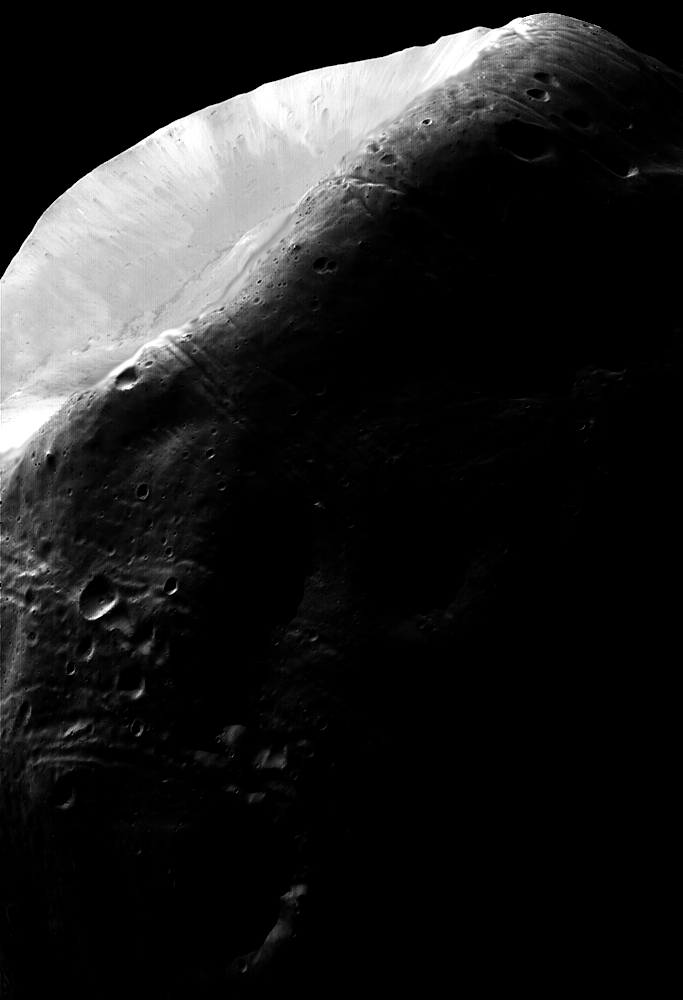
%> input picture images/moon.tif, 683 x 1000 px
$ octave w7_3.m   (GNU Octave 9; MATLAB toolbox functions it lacks are replaced by stand-ins)
%> lines starting %> are read from the running program, lines starting %| are printed output that depends on the picture
clear all, close all, clc

img = imread('../../images/moon.tif')
%> img is the input picture: size 1000x683 uint8; min 0, max 255, mean 31.7
img = mat2gray(img);
%> img: size 1000x683 double

g = mat2gray(2 * (img .^ 0.4));
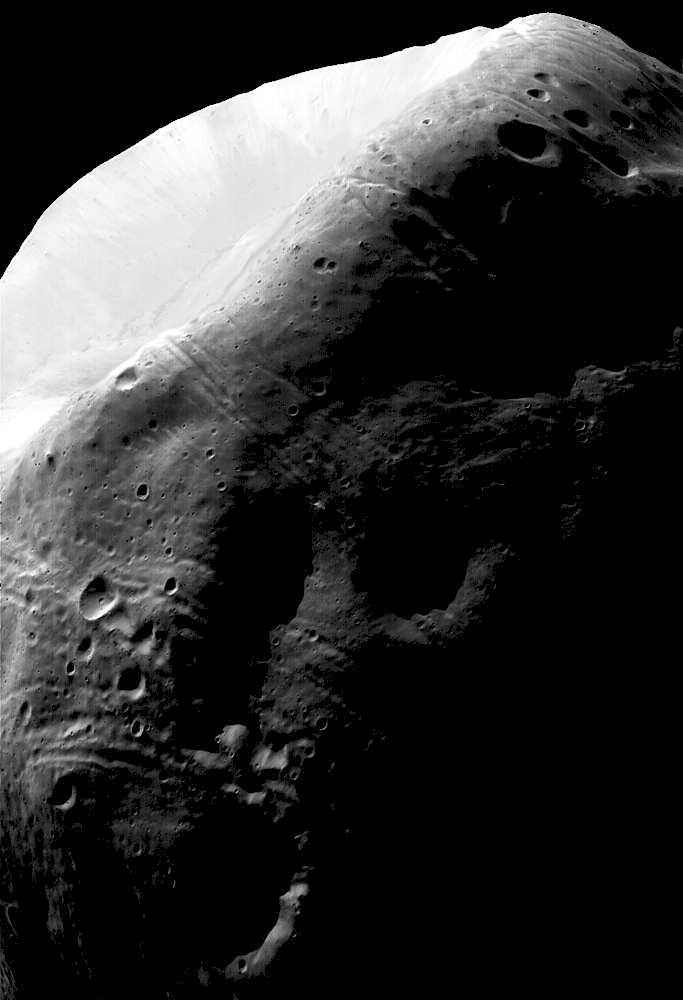
%> g: size 1000x683 double; min 0, max 1, mean 0.195

figure, imshow(log(1 + abs(g)), []);

img = imread('../../images/Fig0316(a)(moon).tif')
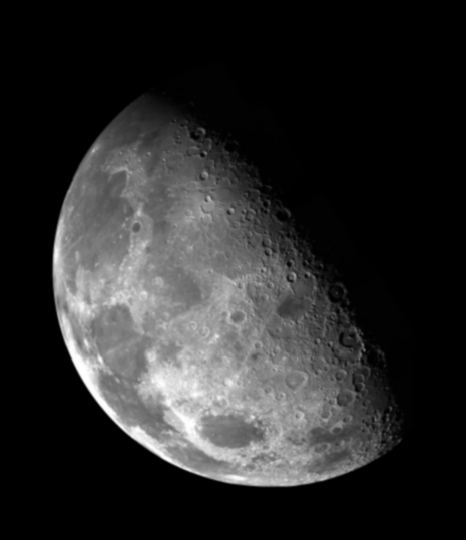
%> input picture images/Fig0316(a)(moon).tif, 466 x 540 px
%> img is the input picture: size 540x466 uint8; min 0, max 254, mean 42.7
img = mat2gray(img);
%> img: size 540x466 double

g = mat2gray(2 * (img .^ 0.4));
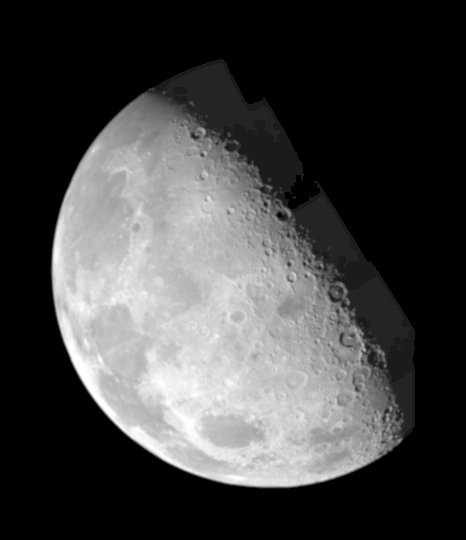
%> g: size 540x466 double; min 0, max 1, mean 0.267

figure, imshow(log(1 + abs(g)), []);
